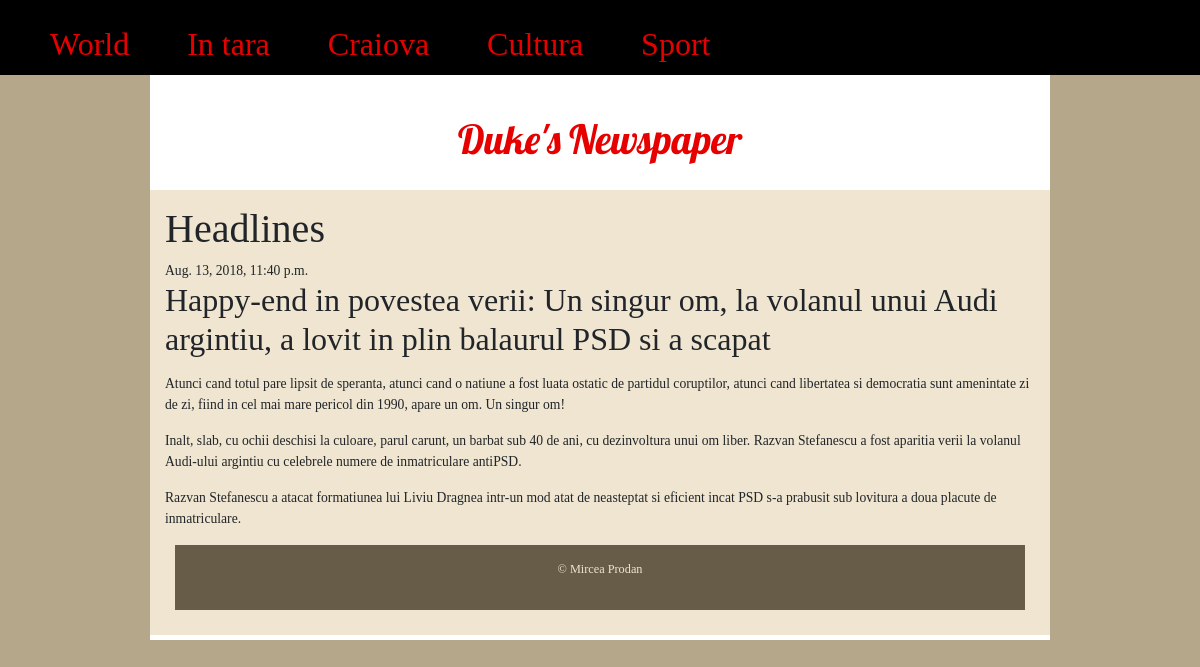
The app's page /post/4/ with its own data.
### news/models.py (models this page shows, shortened)
class Post(models.Model):
	author = models.ForeignKey('auth.User', on_delete=models.CASCADE)
	title = models.CharField(max_length=200)
	text = models.TextField()
	created_date= models.DateTimeField(default=timezone.now)
	published_date = models.DateTimeField(blank=True, null=True)

### news/views.py (the view)
# urls.py: path('post/<int:pk>/', views.post_detail, name='post_detail'),
def post_detail(request, pk):
	post = get_object_or_404(Post, pk=pk)
	return render(request, 'news/post_detail.html', {'post':post})

### news/templates/news/post_detail.html
{% extends 'news/base.html' %}
{% block content %}
<div>
	{% if post.published_date %}
		{{ post.published_date }}
	{% endif %}
	<h2>{{ post.title }}</h2>
	<p>{{ post.text|linebreaks }}</p>
</div>
{% endblock %}

### news/static/css/news.css (style rules this page uses)
* { margin: 0; padding: 0; box-sizing: border-box; }
body { background-color:#b5a789; font-family: Georgia; font-size:small; margin: 0; }

### records on screen
Post: published_date "Aug. 13, 2018, 11:40 p.m.", title "Happy-end in povestea verii: Un singur om, la volanul unui Audi argintiu, a lovit in plin balaurul PSD si a scapat", text "Atunci cand totul pare lipsit de speranta, atunci cand o natiune a fost luata ostatic de partidul coruptilor, atunci cand libertatea si democratia sunt amenintate zi de zi, fiind in cel mai mare pericol din 1990, apare un om. Un singur om! Inalt, slab, cu ochii deschisi la culoare, parul carunt, un barbat sub 40 de ani, cu dezinvoltura unui om liber. Razvan Stefanescu a fost aparitia verii la volanul Audi-ului argintiu cu celebrele numere de inmatriculare antiPSD. Razvan Stefanescu a atacat formatiunea lui Liviu Dragnea intr-un mod atat de neasteptat si eficient incat PSD s-a prabusit sub lovitura a doua placute de inmatriculare."
